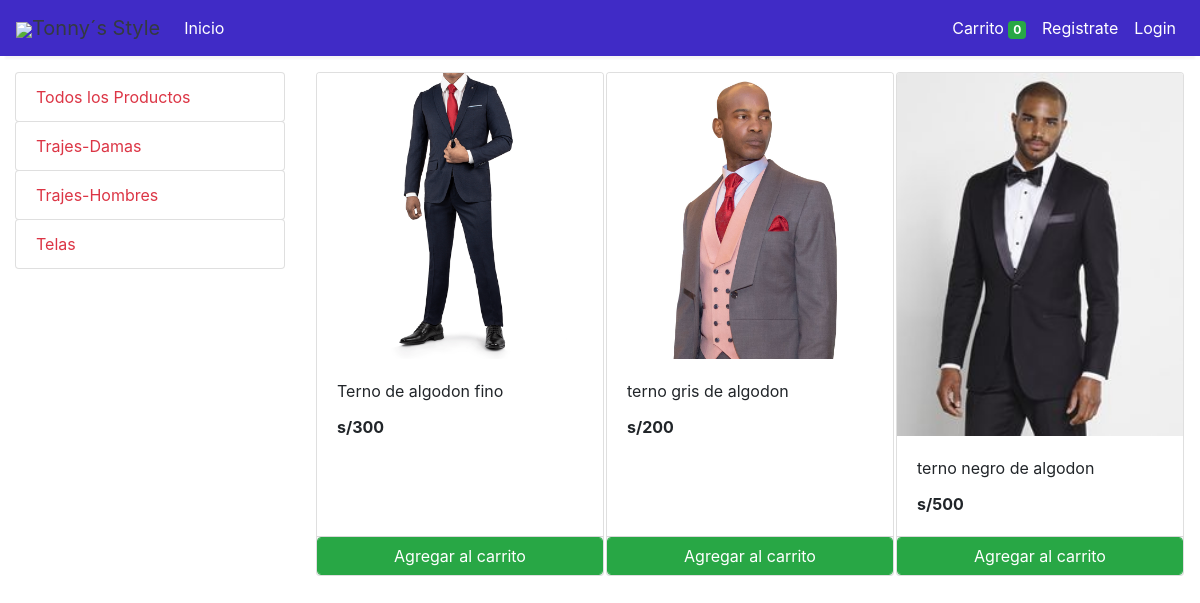
Screenshot of /store?category=23 with the database file from the repository.
### store/models/category.py (models this page shows, shortened)
class Category(models.Model):
    name= models.CharField(max_length=50)
    @staticmethod
    def get_all_categories():
        return Category.objects.all()

### store/models/product.py (models this page shows, shortened)
class Products(models.Model):
    name = models.CharField(max_length=60)
    price= models.IntegerField(default=0)
    category= models.ForeignKey(Category,on_delete=models.CASCADE,default=1 )
    description= models.CharField(max_length=250, default='', blank=True, null= True)
    image= models.ImageField(upload_to='uploads/products/')
    @staticmethod
    def get_all_products_by_categoryid(category_id):
        if category_id:
            return Products.objects.filter (category=category_id)
        else:
            return Products.get_all_products()

### store/views/home.py (the view)
# urls.py: path('' , include('store.urls'))
def store(request):
    cart = request.session.get('cart')
    if not cart:
        request.session['cart'] = {}
    products = None
    categories = Category.get_all_categories()
    categoryID = request.GET.get('category')
    if categoryID:
        products = Products.get_all_products_by_categoryid(categoryID)
    else:
        products = Products.get_all_products();
    data = {}
    data['products'] = products
    data['categories'] = categories
    print('you are : ', request.session.get('email'))
    return render(request, 'index.html', data)

### store/templatetags/cart.py (called while the page is built)
@register.filter (name='is_in_cart')
def is_in_cart(product, cart):
    keys = cart.keys ()
    for id in keys:
        if int (id) == product.id:
            return True
    return False

### store/templates/index.html (shortened to what this page needs)
{% extends 'base.html' %}
{% block content %}
{% load cart %}
{% load custom_filter %}
<div class="container-fluid mt-3">
	<div class="row">
		<div class="col-lg-3 mx-auto">
			<div class="list-group">
				<a href="/" class="list-group-item list-group-item-action btn btn-outline-success text-danger">Todos los Productos</a>
				{% for category in categories %}
				<a href="/?category={{category.id}}"
					class="list-group-item list-group-item-action btn btn-outline-success text-danger">{{category.name}}</a>
				{% endfor %}
			</div>
		</div>
		<div id='products' class="col-lg-9 mx-auto">
			<div class="row mx-auto">
				{% for product in products %}
				<div class="card mx-auto mb-3" id={{product.id}} style="width: 18rem;">
					<img class="card-img-top" src="{{product.image.url}}" alt="Card image cap">
					<div class="card-body">
						<p class="card-title">{{product.name}}</p>
						<p class="card-text"><b>s/{{product.price}}</b></p>
					</div>
					<div class="card-footer p-0 no-gutters">
						{% if product|is_in_cart:request.session.cart %}
						<div class="row no-gutters">
							<form action="/#{{product.id}}" class="col-2 " method="post">
								{% csrf_token %}
								<input hidden type="text" name='product' value='{{product.id}}'>
								<input hidden type="text" name='remove' value='True'>
								<input type="submit" value=" - " class="btn btn-block btn-success border-right">
							</form>
							<div class="text-center col btn btn-success">{{product|cart_quantity:request.session.cart}} in Cart</div>
							<form action="/#{{product.id}}" class="col-2 " method="post">
								{% csrf_token %}
								<input hidden type="text" name='product' value='{{product.id}}'>
								<input type="submit" value=" + " class="btn btn-block btn-success border-left">
							</form>
						</div>
						{% else %}
						<form action="/#{{product.id}}" method="POST" class="btn-block">
							<input type="submit" class="float-right btn btn-success form-control"
								value="Agregar al carrito">
						</form>
						{% endif %}
					</div>
				</div>
				{% endfor %}
			</div>
		</div>
	</div>
</div>
{% endblock %}

### rows the page displays
Category: name "Trajes-Damas"
Category: name "Trajes-Hombres"
Category: name "Telas"
Products: image (picture), name "Terno de algodon fino", price "300"
Products: image (picture), name "terno gris de algodon", price "200"
Products: image (picture), name "terno negro de algodon", price "500"

### other values shown
{{ request.session.cart.keys|length }} "0"
